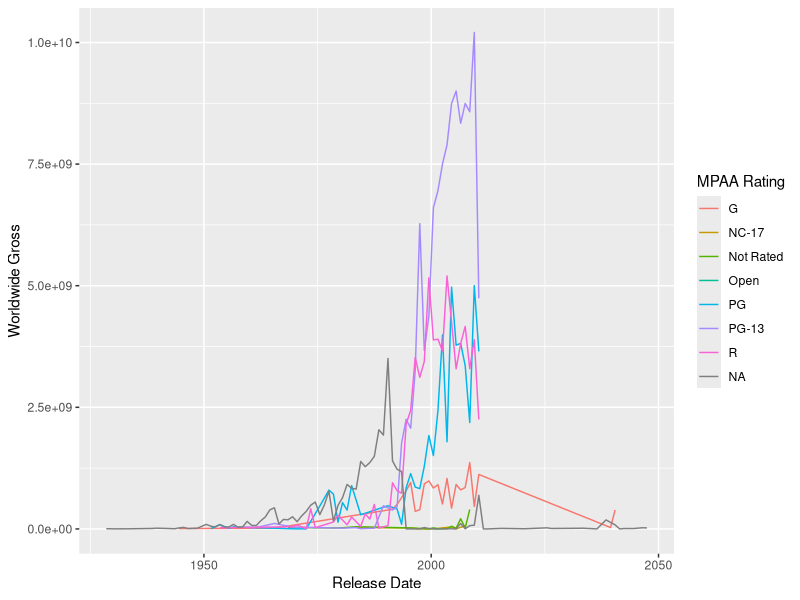

The R source for this figure:
library(tidyverse)

df <- read_csv("data/movies.csv")
ggplot(df) +
  geom_line(aes(
    x = `Release Date`,
    y = `Worldwide Gross`,
    color = `MPAA Rating`
  ), stat = "summary_bin", fun = "sum", binwidth = 365)
